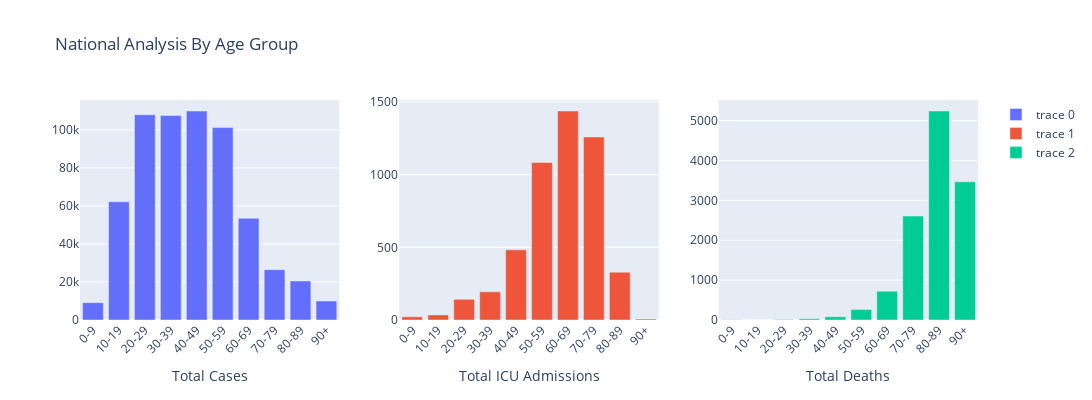

Notebook code for this chart:
### Code cell
import pandas as pd 
import plotly.graph_objects as go
from plotly.subplots import make_subplots 

# Kika på trace grejen  
df = pd.read_csv("National_Total_Deaths_by_Age_Group.csv") # läser in datan

fig = make_subplots(rows=1, cols=3) # Används för att kunna ha flera grafer i ett fönster, här har jag 1 rad med 3 kolummer 
# Stapeldiagram 
fig.add_trace(go.Bar(x=df['Age_Group'], y=df['Total_Cases']),row=1, col=1) # graf 1 
fig.add_trace(go.Bar(x=df['Age_Group'], y= df['Total_ICU_Admissions']),row=1, col=2) #graf 2 
fig.add_trace(go.Bar(x=df['Age_Group'], y= df['Total_Deaths']),row=1, col=3) # graf 3 

# Titel för varje graf och lutningen på text på x-axeln 
fig.update_xaxes(title_text="Total Cases", row=1, col=1,tickangle=-45)
fig.update_xaxes(title_text="Total ICU Admissions", row=1, col=2,tickangle=-45)
fig.update_xaxes(title_text="Total Deaths", row=1, col=3,tickangle=-45)

#Storleken och title på fönstret 
fig.update_layout(title_text="National Analysis By Age Group",height=400, width= 1100)

# Visualisera bilden 
fig.show()

### Figure 1 — Plotly figure (JSON) as saved in the notebook; plotly's stock layout.template omitted (floating-point values rounded to 4 significant figures)
{"data": [{"type": "bar", "x": ["0-9", "10-19", "20-29", "30-39", "40-49", "50-59", "60-69", "70-79", "80-89", "90+"], "xaxis": "x", "y": [9127, 62180, 107936, 107508, 109903, 101188, 53511, 26476, 20538, 9980], "yaxis": "y"}, {"type": "bar", "x": ["0-9", "10-19", "20-29", "30-39", "40-49", "50-59", "60-69", "70-79", "80-89", "90+"], "xaxis": "x2", "y": [22, 35, 142, 194, 483, 1084, 1438, 1259, 329, 7], "yaxis": "y2"}, {"type": "bar", "x": ["0-9", "10-19", "20-29", "30-39", "40-49", "50-59", "60-69", "70-79", "80-89", "90+"], "xaxis": "x3", "y": [7, 3, 15, 33, 81, 261, 721, 2605, 5239, 3463], "yaxis": "y3"}], "layout": {"height": 400, "title": {"text": "National Analysis By Age Group"}, "width": 1100, "xaxis": {"anchor": "y", "domain": [0, 0.2889], "tickangle": -45, "title": {"text": "Total Cases"}}, "xaxis2": {"anchor": "y2", "domain": [0.3556, 0.6444], "tickangle": -45, "title": {"text": "Total ICU Admissions"}}, "xaxis3": {"anchor": "y3", "domain": [0.7111, 1], "tickangle": -45, "title": {"text": "Total Deaths"}}, "yaxis": {"anchor": "x", "domain": [0, 1]}, "yaxis2": {"anchor": "x2", "domain": [0, 1]}, "yaxis3": {"anchor": "x3", "domain": [0, 1]}}}
